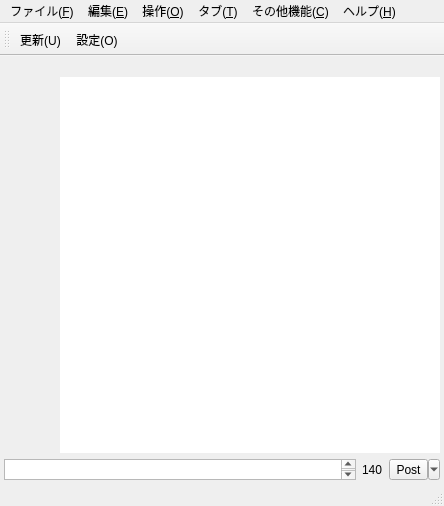
<?xml version="1.0" encoding="UTF-8"?>
<ui version="4.0">
 <class>QweenMainWindow</class>
 <widget class="QMainWindow" name="QweenMainWindow">
  <property name="geometry">
   <rect>
    <x>0</x>
    <y>0</y>
    <width>444</width>
    <height>506</height>
   </rect>
  </property>
  <property name="windowTitle">
   <string>Qween</string>
  </property>
  <widget class="QWidget" name="centralWidget">
   <layout class="QVBoxLayout" name="verticalLayout" stretch="0">
    <property name="spacing">
     <number>2</number>
    </property>
    <property name="margin">
     <number>2</number>
    </property>
    <item>
     <widget class="QSplitter" name="splitter">
      <property name="sizePolicy">
       <sizepolicy hsizetype="Preferred" vsizetype="Preferred">
        <horstretch>0</horstretch>
        <verstretch>0</verstretch>
       </sizepolicy>
      </property>
      <property name="orientation">
       <enum>Qt::Vertical</enum>
      </property>
      <property name="childrenCollapsible">
       <bool>false</bool>
      </property>
      <widget class="QFrame" name="postFrame">
       <property name="frameShape">
        <enum>QFrame::NoFrame</enum>
       </property>
       <property name="frameShadow">
        <enum>QFrame::Plain</enum>
       </property>
       <layout class="QVBoxLayout" name="verticalLayout_2" stretch="0,0">
        <property name="sizeConstraint">
         <enum>QLayout::SetNoConstraint</enum>
        </property>
        <property name="margin">
         <number>2</number>
        </property>
        <item>
         <layout class="QHBoxLayout" name="horizontalLayout">
          <item>
           <layout class="QVBoxLayout" name="verticalLayout_3">
            <item>
             <widget class="QLabel" name="userIconLabel">
              <property name="sizePolicy">
               <sizepolicy hsizetype="Fixed" vsizetype="Fixed">
                <horstretch>0</horstretch>
                <verstretch>0</verstretch>
               </sizepolicy>
              </property>
              <property name="minimumSize">
               <size>
                <width>50</width>
                <height>50</height>
               </size>
              </property>
              <property name="maximumSize">
               <size>
                <width>50</width>
                <height>50</height>
               </size>
              </property>
              <property name="text">
               <string/>
              </property>
             </widget>
            </item>
            <item>
             <spacer name="verticalSpacer">
              <property name="orientation">
               <enum>Qt::Vertical</enum>
              </property>
              <property name="sizeHint" stdset="0">
               <size>
                <width>0</width>
                <height>0</height>
               </size>
              </property>
             </spacer>
            </item>
           </layout>
          </item>
          <item>
           <widget class="QFrame" name="frame">
            <property name="sizePolicy">
             <sizepolicy hsizetype="Preferred" vsizetype="Preferred">
              <horstretch>0</horstretch>
              <verstretch>0</verstretch>
             </sizepolicy>
            </property>
            <property name="frameShape">
             <enum>QFrame::NoFrame</enum>
            </property>
            <property name="frameShadow">
             <enum>QFrame::Plain</enum>
            </property>
            <property name="lineWidth">
             <number>0</number>
            </property>
            <layout class="QVBoxLayout" name="verticalLayout_4" stretch="0,1">
             <property name="spacing">
              <number>3</number>
             </property>
             <property name="margin">
              <number>0</number>
             </property>
             <item>
              <layout class="QHBoxLayout" name="horizontalLayout_3">
               <property name="spacing">
                <number>3</number>
               </property>
               <item>
                <widget class="QLabel" name="lblNameId">
                 <property name="sizePolicy">
                  <sizepolicy hsizetype="Expanding" vsizetype="Minimum">
                   <horstretch>0</horstretch>
                   <verstretch>0</verstretch>
                  </sizepolicy>
                 </property>
                 <property name="font">
                  <font>
                   <weight>75</weight>
                   <bold>true</bold>
                  </font>
                 </property>
                 <property name="text">
                  <string/>
                 </property>
                 <property name="scaledContents">
                  <bool>true</bool>
                 </property>
                 <property name="wordWrap">
                  <bool>true</bool>
                 </property>
                 <property name="textInteractionFlags">
                  <set>Qt::LinksAccessibleByMouse|Qt::TextSelectableByMouse</set>
                 </property>
                </widget>
               </item>
               <item>
                <widget class="QLabel" name="lblUpdateDatetime">
                 <property name="sizePolicy">
                  <sizepolicy hsizetype="MinimumExpanding" vsizetype="Minimum">
                   <horstretch>0</horstretch>
                   <verstretch>0</verstretch>
                  </sizepolicy>
                 </property>
                 <property name="text">
                  <string/>
                 </property>
                 <property name="alignment">
                  <set>Qt::AlignRight|Qt::AlignTrailing|Qt::AlignVCenter</set>
                 </property>
                 <property name="wordWrap">
                  <bool>true</bool>
                 </property>
                </widget>
               </item>
              </layout>
             </item>
             <item>
              <widget class="StatusBrowser" name="textBrowser">
               <property name="sizePolicy">
                <sizepolicy hsizetype="Expanding" vsizetype="Preferred">
                 <horstretch>0</horstretch>
                 <verstretch>0</verstretch>
                </sizepolicy>
               </property>
               <property name="focusPolicy">
                <enum>Qt::ClickFocus</enum>
               </property>
               <property name="frameShape">
                <enum>QFrame::NoFrame</enum>
               </property>
               <property name="frameShadow">
                <enum>QFrame::Plain</enum>
               </property>
               <property name="openExternalLinks">
                <bool>true</bool>
               </property>
              </widget>
             </item>
            </layout>
           </widget>
          </item>
         </layout>
        </item>
        <item>
         <layout class="QHBoxLayout" name="horizontalLayout_2">
          <item>
           <widget class="QweenInputBox" name="statusText">
            <property name="sizePolicy">
             <sizepolicy hsizetype="Expanding" vsizetype="Ignored">
              <horstretch>0</horstretch>
              <verstretch>0</verstretch>
             </sizepolicy>
            </property>
            <property name="minimumSize">
             <size>
              <width>0</width>
              <height>20</height>
             </size>
            </property>
            <property name="tabChangesFocus">
             <bool>true</bool>
            </property>
           </widget>
          </item>
          <item>
           <widget class="QLabel" name="lblStatusLength">
            <property name="text">
             <string>140</string>
            </property>
           </widget>
          </item>
          <item>
           <widget class="QToolButton" name="postButton">
            <property name="focusPolicy">
             <enum>Qt::ClickFocus</enum>
            </property>
            <property name="text">
             <string>Post</string>
            </property>
            <property name="popupMode">
             <enum>QToolButton::MenuButtonPopup</enum>
            </property>
            <property name="toolButtonStyle">
             <enum>Qt::ToolButtonTextOnly</enum>
            </property>
            <property name="autoRaise">
             <bool>false</bool>
            </property>
           </widget>
          </item>
         </layout>
        </item>
       </layout>
      </widget>
     </widget>
    </item>
   </layout>
  </widget>
  <widget class="QMenuBar" name="menuBar">
   <property name="geometry">
    <rect>
     <x>0</x>
     <y>0</y>
     <width>444</width>
     <height>24</height>
    </rect>
   </property>
   <widget class="QMenu" name="menu_File">
    <property name="title">
     <string>ファイル(&amp;F)</string>
    </property>
    <addaction name="actOptions"/>
    <addaction name="separator"/>
    <addaction name="action_S"/>
    <addaction name="separator"/>
    <addaction name="action_Q"/>
    <addaction name="action_3"/>
    <addaction name="action_L"/>
    <addaction name="separator"/>
    <addaction name="actMultipleLine"/>
    <addaction name="separator"/>
    <addaction name="actExit"/>
   </widget>
   <widget class="QMenu" name="menu_E">
    <property name="title">
     <string>編集(&amp;E)</string>
    </property>
    <addaction name="actCopyStot"/>
    <addaction name="actCopyIdUri"/>
    <addaction name="separator"/>
    <addaction name="action_F"/>
    <addaction name="action_X_2"/>
    <addaction name="action_P"/>
   </widget>
   <widget class="QMenu" name="menu_O">
    <property name="title">
     <string>操作(&amp;O)</string>
    </property>
    <widget class="QMenu" name="menu">
     <property name="title">
      <string>開く</string>
     </property>
     <addaction name="actOpenHome"/>
     <addaction name="actOpenFav"/>
     <addaction name="actOpenStatus"/>
     <addaction name="actOpenReply"/>
     <addaction name="actOpenFavotter"/>
     <addaction name="actOpenURIs"/>
    </widget>
    <widget class="QMenu" name="menu_2">
     <property name="enabled">
      <bool>true</bool>
     </property>
     <property name="title">
      <string>振り分けルール作成</string>
     </property>
     <addaction name="actCreateTabFwdRule"/>
     <addaction name="actIdFwdRule"/>
    </widget>
    <widget class="QMenu" name="menu_3">
     <property name="title">
      <string>未読状態変更</string>
     </property>
     <addaction name="actSetSelUnread"/>
     <addaction name="actSetSelRead"/>
    </widget>
    <addaction name="actAtReply"/>
    <addaction name="action_ALL"/>
    <addaction name="actSendDM"/>
    <addaction name="actReTweet"/>
    <addaction name="actReTweetUnofficial"/>
    <addaction name="separator"/>
    <addaction name="actFavorite"/>
    <addaction name="actUnFavorite"/>
    <addaction name="menu"/>
    <addaction name="menu_2"/>
    <addaction name="separator"/>
    <addaction name="menu_3"/>
    <addaction name="actJumpToUnread"/>
    <addaction name="separator"/>
    <addaction name="action_A"/>
    <addaction name="action_D"/>
    <addaction name="actUpdate"/>
   </widget>
   <widget class="QMenu" name="menu_T">
    <property name="title">
     <string>タブ(&amp;T)</string>
    </property>
    <addaction name="actCreateTab"/>
    <addaction name="actRenameTab"/>
    <addaction name="separator"/>
    <addaction name="action_U_2"/>
    <addaction name="action_Q_2"/>
    <addaction name="action_17"/>
    <addaction name="separator"/>
    <addaction name="actTabSettings"/>
    <addaction name="separator"/>
    <addaction name="action_20"/>
    <addaction name="separator"/>
    <addaction name="actDeleteTab"/>
   </widget>
   <widget class="QMenu" name="menu_C">
    <property name="title">
     <string>その他機能(&amp;C)</string>
    </property>
    <widget class="QMenu" name="menu_URL">
     <property name="title">
      <string>入力欄のURLを短縮変換</string>
     </property>
     <addaction name="actTinyURL"/>
     <addaction name="actIsgd"/>
     <addaction name="actBitly"/>
     <addaction name="actTwurl"/>
     <addaction name="actUnu"/>
    </widget>
    <addaction name="menu_URL"/>
    <addaction name="action_22"/>
    <addaction name="actionBlackFav"/>
    <addaction name="separator"/>
    <addaction name="actFollow"/>
    <addaction name="actRemove"/>
    <addaction name="actShowFriendships"/>
    <addaction name="separator"/>
    <addaction name="actShowUserStatus"/>
   </widget>
   <widget class="QMenu" name="menu_Help">
    <property name="title">
     <string>ヘルプ(&amp;H)</string>
    </property>
    <widget class="QMenu" name="menu_D">
     <property name="title">
      <string>デバッグ(&amp;D)</string>
     </property>
     <addaction name="actExplosion"/>
     <addaction name="actionTest_bitly"/>
     <addaction name="actionTest_iconmanager"/>
     <addaction name="actionTest_icon"/>
     <addaction name="actionTest_network"/>
     <addaction name="actionTest_url"/>
     <addaction name="actionTest_rx"/>
     <addaction name="actionTest_xauth"/>
    </widget>
    <addaction name="actQweenHomepage"/>
    <addaction name="separator"/>
    <addaction name="actCheckUpdate"/>
    <addaction name="separator"/>
    <addaction name="actApiInfo"/>
    <addaction name="actTwitterNews"/>
    <addaction name="separator"/>
    <addaction name="actAboutQween"/>
    <addaction name="actAboutQt"/>
    <addaction name="menu_D"/>
   </widget>
   <addaction name="menu_File"/>
   <addaction name="menu_E"/>
   <addaction name="menu_O"/>
   <addaction name="menu_T"/>
   <addaction name="menu_C"/>
   <addaction name="menu_Help"/>
  </widget>
  <widget class="QToolBar" name="mainToolBar">
   <attribute name="toolBarArea">
    <enum>TopToolBarArea</enum>
   </attribute>
   <attribute name="toolBarBreak">
    <bool>false</bool>
   </attribute>
   <addaction name="actUpdate"/>
   <addaction name="actOptions"/>
  </widget>
  <widget class="QStatusBar" name="statusBar"/>
  <action name="actOptions">
   <property name="text">
    <string>設定(&amp;O)...</string>
   </property>
  </action>
  <action name="action_S">
   <property name="enabled">
    <bool>false</bool>
   </property>
   <property name="text">
    <string>ファイル保存(&amp;S)...</string>
   </property>
  </action>
  <action name="action_Q">
   <property name="enabled">
    <bool>false</bool>
   </property>
   <property name="text">
    <string>新着通知(&amp;Q)</string>
   </property>
  </action>
  <action name="action_3">
   <property name="enabled">
    <bool>false</bool>
   </property>
   <property name="text">
    <string>サウンド再生</string>
   </property>
  </action>
  <action name="action_L">
   <property name="enabled">
    <bool>false</bool>
   </property>
   <property name="text">
    <string>新着時リスト固定(&amp;L)</string>
   </property>
  </action>
  <action name="actMultipleLine">
   <property name="checkable">
    <bool>true</bool>
   </property>
   <property name="enabled">
    <bool>true</bool>
   </property>
   <property name="text">
    <string>発言欄複数行入力(&amp;M)</string>
   </property>
  </action>
  <action name="actExit">
   <property name="text">
    <string>終了(&amp;Q)</string>
   </property>
   <property name="toolTip">
    <string>終了(Q)</string>
   </property>
   <property name="shortcut">
    <string>Ctrl+Q</string>
   </property>
  </action>
  <action name="actCopyStot">
   <property name="text">
    <string>コピー(STOT形式テキスト)(&amp;C)</string>
   </property>
  </action>
  <action name="actCopyIdUri">
   <property name="text">
    <string>コピー(ステータスURL)(&amp;S)</string>
   </property>
  </action>
  <action name="action_F">
   <property name="enabled">
    <bool>false</bool>
   </property>
   <property name="text">
    <string>検索(&amp;F)...</string>
   </property>
  </action>
  <action name="action_X_2">
   <property name="enabled">
    <bool>false</bool>
   </property>
   <property name="text">
    <string>次を検索(&amp;X)</string>
   </property>
  </action>
  <action name="action_P">
   <property name="enabled">
    <bool>false</bool>
   </property>
   <property name="text">
    <string>前を検索(&amp;P)</string>
   </property>
  </action>
  <action name="actAtReply">
   <property name="enabled">
    <bool>true</bool>
   </property>
   <property name="text">
    <string>@返信(&amp;R)</string>
   </property>
   <property name="shortcut">
    <string>Ctrl+R</string>
   </property>
  </action>
  <action name="action_ALL">
   <property name="enabled">
    <bool>false</bool>
   </property>
   <property name="text">
    <string>@返信ALL</string>
   </property>
  </action>
  <action name="actSendDM">
   <property name="enabled">
    <bool>true</bool>
   </property>
   <property name="text">
    <string>DM送信</string>
   </property>
   <property name="shortcut">
    <string>Ctrl+M</string>
   </property>
  </action>
  <action name="actReTweet">
   <property name="enabled">
    <bool>true</bool>
   </property>
   <property name="text">
    <string>ReTweet</string>
   </property>
   <property name="shortcut">
    <string>Alt+R</string>
   </property>
  </action>
  <action name="actReTweetUnofficial">
   <property name="enabled">
    <bool>true</bool>
   </property>
   <property name="text">
    <string>ReTweet(unofficial)</string>
   </property>
  </action>
  <action name="actFavorite">
   <property name="enabled">
    <bool>true</bool>
   </property>
   <property name="text">
    <string>Fav追加(&amp;F)</string>
   </property>
   <property name="shortcut">
    <string>Ctrl+S</string>
   </property>
  </action>
  <action name="actUnFavorite">
   <property name="enabled">
    <bool>true</bool>
   </property>
   <property name="text">
    <string>Fav削除</string>
   </property>
   <property name="shortcut">
    <string>Ctrl+Shift+S</string>
   </property>
  </action>
  <action name="actJumpToUnread">
   <property name="enabled">
    <bool>true</bool>
   </property>
   <property name="text">
    <string>未読へジャンプ</string>
   </property>
  </action>
  <action name="action_A">
   <property name="enabled">
    <bool>false</bool>
   </property>
   <property name="text">
    <string>全て選択(&amp;A)</string>
   </property>
  </action>
  <action name="action_D">
   <property name="enabled">
    <bool>false</bool>
   </property>
   <property name="text">
    <string>削除(&amp;D)</string>
   </property>
  </action>
  <action name="actUpdate">
   <property name="text">
    <string>更新(&amp;U)</string>
   </property>
   <property name="shortcut">
    <string>F5</string>
   </property>
  </action>
  <action name="actCreateTab">
   <property name="enabled">
    <bool>true</bool>
   </property>
   <property name="text">
    <string>タブ作成(&amp;N)...</string>
   </property>
  </action>
  <action name="actRenameTab">
   <property name="enabled">
    <bool>true</bool>
   </property>
   <property name="text">
    <string>タブ名の変更</string>
   </property>
  </action>
  <action name="action_U_2">
   <property name="enabled">
    <bool>false</bool>
   </property>
   <property name="text">
    <string>未読管理(&amp;U)</string>
   </property>
  </action>
  <action name="action_Q_2">
   <property name="enabled">
    <bool>false</bool>
   </property>
   <property name="text">
    <string>新着通知表示(&amp;Q)</string>
   </property>
  </action>
  <action name="action_17">
   <property name="enabled">
    <bool>false</bool>
   </property>
   <property name="text">
    <string>サウンド？</string>
   </property>
  </action>
  <action name="actTabSettings">
   <property name="enabled">
    <bool>true</bool>
   </property>
   <property name="text">
    <string>振り分けルール編集(&amp;F)...</string>
   </property>
  </action>
  <action name="action_20">
   <property name="enabled">
    <bool>false</bool>
   </property>
   <property name="text">
    <string>このタブの発言をクリア</string>
   </property>
  </action>
  <action name="actDeleteTab">
   <property name="enabled">
    <bool>true</bool>
   </property>
   <property name="text">
    <string>タブ削除(&amp;D)</string>
   </property>
  </action>
  <action name="action_22">
   <property name="enabled">
    <bool>false</bool>
   </property>
   <property name="text">
    <string>片思いユーザリスト取得</string>
   </property>
  </action>
  <action name="actionBlackFav">
   <property name="enabled">
    <bool>false</bool>
   </property>
   <property name="text">
    <string>BlackFav</string>
   </property>
  </action>
  <action name="actFollow">
   <property name="enabled">
    <bool>true</bool>
   </property>
   <property name="text">
    <string>Follow Command</string>
   </property>
  </action>
  <action name="actRemove">
   <property name="enabled">
    <bool>true</bool>
   </property>
   <property name="text">
    <string>Remove Command</string>
   </property>
  </action>
  <action name="actShowFriendships">
   <property name="enabled">
    <bool>true</bool>
   </property>
   <property name="text">
    <string>Show Friendships</string>
   </property>
  </action>
  <action name="actShowUserStatus">
   <property name="text">
    <string>Show your status</string>
   </property>
  </action>
  <action name="actQweenHomepage">
   <property name="text">
    <string>Qween Homepage</string>
   </property>
  </action>
  <action name="actCheckUpdate">
   <property name="enabled">
    <bool>false</bool>
   </property>
   <property name="text">
    <string>アップデートの確認(&amp;G)</string>
   </property>
  </action>
  <action name="action_26">
   <property name="enabled">
    <bool>false</bool>
   </property>
   <property name="text">
    <string>解析キー情報更新</string>
   </property>
  </action>
  <action name="actApiInfo">
   <property name="text">
    <string>API情報</string>
   </property>
  </action>
  <action name="actTwitterNews">
   <property name="text">
    <string>@twj の最新情報を表示</string>
   </property>
  </action>
  <action name="actAboutQween">
   <property name="text">
    <string>Qweenについて(&amp;A)</string>
   </property>
  </action>
  <action name="actAboutQt">
   <property name="text">
    <string>Qtについて(&amp;Q)</string>
   </property>
  </action>
  <action name="actionTest_bitly">
   <property name="text">
    <string>Q極Z対破壊</string>
   </property>
  </action>
  <action name="actionTest_iconmanager">
   <property name="text">
    <string>全自動麻薬取引</string>
   </property>
  </action>
  <action name="actionHoge">
   <property name="text">
    <string>hoge</string>
   </property>
  </action>
  <action name="actionTest_icon">
   <property name="text">
    <string>P2Pモード起動</string>
   </property>
  </action>
  <action name="actOpenHome">
   <property name="enabled">
    <bool>true</bool>
   </property>
   <property name="text">
    <string>ホームを開く</string>
   </property>
   <property name="shortcut">
    <string>Ctrl+H</string>
   </property>
  </action>
  <action name="actOpenFav">
   <property name="enabled">
    <bool>true</bool>
   </property>
   <property name="text">
    <string>Favを開く</string>
   </property>
   <property name="shortcut">
    <string>Ctrl+G</string>
   </property>
  </action>
  <action name="actOpenStatus">
   <property name="enabled">
    <bool>true</bool>
   </property>
   <property name="text">
    <string>ステータスを開く</string>
   </property>
   <property name="shortcut">
    <string>Ctrl+O</string>
   </property>
  </action>
  <action name="actOpenReply">
   <property name="enabled">
    <bool>true</bool>
   </property>
   <property name="text">
    <string>返信元ステータスを開く</string>
   </property>
   <property name="shortcut">
    <string>Ctrl+I</string>
   </property>
  </action>
  <action name="actOpenFavotter">
   <property name="enabled">
    <bool>true</bool>
   </property>
   <property name="text">
    <string>ふぁぼられを開く</string>
   </property>
   <property name="shortcut">
    <string>Ctrl+Shift+O</string>
   </property>
  </action>
  <action name="actOpenURIs">
   <property name="enabled">
    <bool>true</bool>
   </property>
   <property name="text">
    <string>発言内URIを開く</string>
   </property>
   <property name="shortcut">
    <string>Ctrl+E</string>
   </property>
  </action>
  <action name="actCreateTabFwdRule">
   <property name="enabled">
    <bool>false</bool>
   </property>
   <property name="text">
    <string>タブ振り分けルールを作成</string>
   </property>
  </action>
  <action name="actIdFwdRule">
   <property name="enabled">
    <bool>false</bool>
   </property>
   <property name="text">
    <string>ID振り分けルールを作成</string>
   </property>
  </action>
  <action name="actSetSelUnread">
   <property name="enabled">
    <bool>true</bool>
   </property>
   <property name="text">
    <string>未読にする</string>
   </property>
  </action>
  <action name="actSetSelRead">
   <property name="enabled">
    <bool>true</bool>
   </property>
   <property name="text">
    <string>既読にする</string>
   </property>
  </action>
  <action name="actExplosion">
   <property name="text">
    <string>俺以外押すな 超危険</string>
   </property>
  </action>
  <action name="actionTest_network">
   <property name="text">
    <string>メテオ</string>
   </property>
  </action>
  <action name="actionTest_url">
   <property name="text">
    <string>腐海が広がる</string>
   </property>
  </action>
  <action name="actionTest_rx">
   <property name="text">
    <string>クリーネ・エターナル・コンバッション</string>
   </property>
  </action>
  <action name="actTinyURL">
   <property name="text">
    <string>TinyURL</string>
   </property>
  </action>
  <action name="actIsgd">
   <property name="text">
    <string>is.gd</string>
   </property>
  </action>
  <action name="actBitly">
   <property name="text">
    <string>bit.ly</string>
   </property>
  </action>
  <action name="actTwurl">
   <property name="text">
    <string>twurl.nl</string>
   </property>
  </action>
  <action name="actUnu">
   <property name="text">
    <string>u.nu</string>
   </property>
  </action>
  <action name="actionTest_xauth">
   <property name="text">
    <string>凶箱</string>
   </property>
  </action>
 </widget>
 <layoutdefault spacing="6" margin="11"/>
 <customwidgets>
  <customwidget>
   <class>StatusBrowser</class>
   <extends>QTextBrowser</extends>
   <header>statusbrowser.h</header>
  </customwidget>
  <customwidget>
   <class>QweenInputBox</class>
   <extends>QPlainTextEdit</extends>
   <header>qweeninputbox.h</header>
  </customwidget>
 </customwidgets>
 <resources/>
 <connections/>
</ui>
